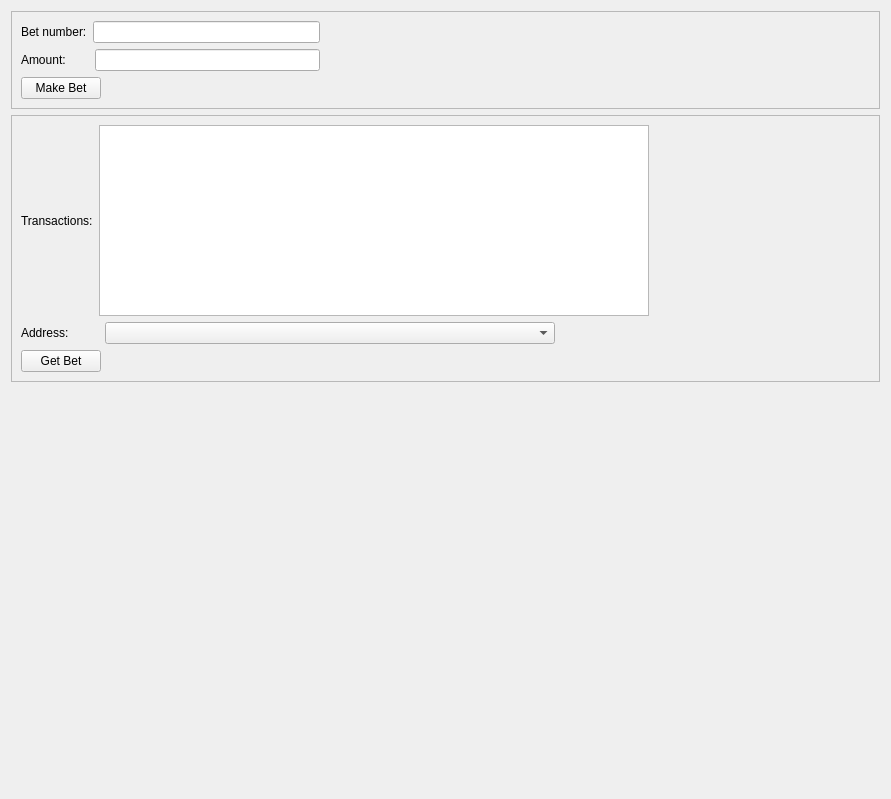
<?xml version="1.0" encoding="UTF-8"?>
<ui version="4.0">
 <class>LotteryPage</class>
 <widget class="QWidget" name="LotteryPage">
  <property name="geometry">
   <rect>
    <x>0</x>
    <y>0</y>
    <width>891</width>
    <height>799</height>
   </rect>
  </property>
  <property name="windowTitle">
   <string>Form</string>
  </property>
  <layout class="QVBoxLayout" name="verticalLayout_6">
   <item>
    <widget class="QFrame" name="frame">
     <property name="frameShape">
      <enum>QFrame::StyledPanel</enum>
     </property>
     <property name="frameShadow">
      <enum>QFrame::Raised</enum>
     </property>
     <layout class="QVBoxLayout" name="verticalLayout_3">
      <item>
       <layout class="QVBoxLayout" name="verticalLayout_2">
        <item>
         <layout class="QHBoxLayout" name="horizontalLayout_2">
          <item>
           <widget class="QLabel" name="betNumberLabel">
            <property name="text">
             <string>Bet number:</string>
            </property>
           </widget>
          </item>
          <item>
           <widget class="QLineEdit" name="betNumberLineEdit"/>
          </item>
          <item>
           <spacer name="horizontalSpacer_2">
            <property name="orientation">
             <enum>Qt::Horizontal</enum>
            </property>
            <property name="sizeHint" stdset="0">
             <size>
              <width>550</width>
              <height>20</height>
             </size>
            </property>
           </spacer>
          </item>
         </layout>
        </item>
        <item>
         <layout class="QHBoxLayout" name="horizontalLayout">
          <item>
           <widget class="QLabel" name="amountLabel">
            <property name="text">
             <string>Amount:       </string>
            </property>
           </widget>
          </item>
          <item>
           <widget class="QLineEdit" name="amountLineEdit"/>
          </item>
          <item>
           <spacer name="horizontalSpacer">
            <property name="orientation">
             <enum>Qt::Horizontal</enum>
            </property>
            <property name="sizeHint" stdset="0">
             <size>
              <width>550</width>
              <height>20</height>
             </size>
            </property>
           </spacer>
          </item>
         </layout>
        </item>
        <item>
         <layout class="QHBoxLayout" name="horizontalLayout_3">
          <item>
           <widget class="QPushButton" name="makeBetButton">
            <property name="text">
             <string>Make Bet</string>
            </property>
           </widget>
          </item>
          <item>
           <spacer name="horizontalSpacer_3">
            <property name="orientation">
             <enum>Qt::Horizontal</enum>
            </property>
            <property name="sizeHint" stdset="0">
             <size>
              <width>40</width>
              <height>20</height>
             </size>
            </property>
           </spacer>
          </item>
         </layout>
        </item>
       </layout>
      </item>
     </layout>
    </widget>
   </item>
   <item>
    <widget class="QFrame" name="frame_2">
     <property name="frameShape">
      <enum>QFrame::StyledPanel</enum>
     </property>
     <property name="frameShadow">
      <enum>QFrame::Raised</enum>
     </property>
     <layout class="QVBoxLayout" name="verticalLayout_5">
      <item>
       <layout class="QVBoxLayout" name="verticalLayout_4">
        <item>
         <layout class="QHBoxLayout" name="horizontalLayout_5">
          <item>
           <widget class="QLabel" name="txidLabel">
            <property name="text">
             <string>Transactions:</string>
            </property>
           </widget>
          </item>
          <item>
           <widget class="QListWidget" name="transactionListWidget">
            <property name="minimumSize">
             <size>
              <width>550</width>
              <height>0</height>
             </size>
            </property>
           </widget>
          </item>
          <item>
           <spacer name="horizontalSpacer_5">
            <property name="orientation">
             <enum>Qt::Horizontal</enum>
            </property>
            <property name="sizeHint" stdset="0">
             <size>
              <width>40</width>
              <height>20</height>
             </size>
            </property>
           </spacer>
          </item>
         </layout>
        </item>
        <item>
         <layout class="QHBoxLayout" name="horizontalLayout_4">
          <item>
           <widget class="QLabel" name="addressLabel">
            <property name="text">
             <string>Address:         </string>
            </property>
           </widget>
          </item>
          <item>
           <widget class="QComboBox" name="addressComboBox">
            <property name="minimumSize">
             <size>
              <width>450</width>
              <height>0</height>
             </size>
            </property>
           </widget>
          </item>
          <item>
           <spacer name="horizontalSpacer_4">
            <property name="orientation">
             <enum>Qt::Horizontal</enum>
            </property>
            <property name="sizeHint" stdset="0">
             <size>
              <width>40</width>
              <height>20</height>
             </size>
            </property>
           </spacer>
          </item>
         </layout>
        </item>
        <item>
         <layout class="QHBoxLayout" name="horizontalLayout_6">
          <item>
           <widget class="QPushButton" name="getBetButton">
            <property name="text">
             <string>Get Bet</string>
            </property>
           </widget>
          </item>
          <item>
           <spacer name="horizontalSpacer_6">
            <property name="orientation">
             <enum>Qt::Horizontal</enum>
            </property>
            <property name="sizeHint" stdset="0">
             <size>
              <width>40</width>
              <height>20</height>
             </size>
            </property>
           </spacer>
          </item>
         </layout>
        </item>
       </layout>
      </item>
     </layout>
    </widget>
   </item>
   <item>
    <spacer name="verticalSpacer">
     <property name="orientation">
      <enum>Qt::Vertical</enum>
     </property>
     <property name="sizeHint" stdset="0">
      <size>
       <width>20</width>
       <height>407</height>
      </size>
     </property>
    </spacer>
   </item>
  </layout>
 </widget>
 <resources/>
 <connections/>
</ui>
